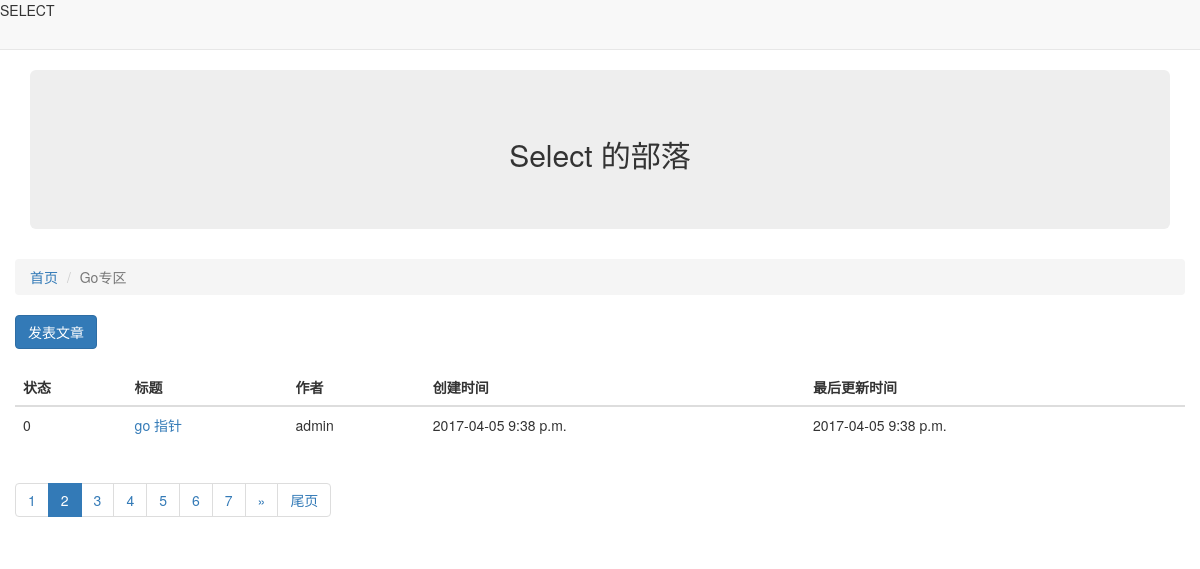
The page /article/list/2/?page_no=2 on the database its author committed.
### block/models.py (models this page shows, shortened)
class Block(models.Model):
    name = models.CharField("版块名称", max_length=20)
    desc = models.CharField("版块描述", max_length=200)
    manager_name = models.CharField("管理员名称", max_length=20)
    status = models.IntegerField("状态", choices=((0, "正常"), (-1, "删除")))
    class Meta:
        verbose_name = "版块"
        verbose_name_plural = "版块"

### article/models.py (models this page shows, shortened)
class Article(models.Model):
    block = models.ForeignKey(Block, verbose_name="所属版块")  # block外键,这个列是别个表的主键
    owner = models.ForeignKey(User, verbose_name="作者")
    title = models.CharField("文章名称", max_length=20)
    content = models.CharField("文章描述", max_length=1000)
    status = models.IntegerField("状态", choices=((0, "正常"), (1, "删除")))
    create_timestamp = models.DateTimeField("创建时间", auto_now_add=True)
    last_update_timestamp = models.DateTimeField("最后更新时间", auto_now=True)
    class Meta:
        verbose_name = "文章"
        verbose_name_plural = "文章"

### article/views.py (the view)
# urls.py: url(r'list/(?P<block_id>\d+)/$', views.article_list),
def article_list(request, block_id):
    block_id = int(block_id)
    block = Block.objects.get(id=block_id)
    page_no = int(request.GET.get("page_no", "1"))
    all_articles = Article.objects.filter(block=block, status=0).order_by("-id")
    p = Paginator(all_articles, ARTICLE_CNT_1PAGE)
    page = p.page(page_no)
    article_obj = page.object_list
    page_cnt = p.num_pages
    current_no = page_no
    page_links = [i for i in range(page_no-5, page_no + 6) if 0 < i <= p.num_pages]
    previous_link = page_links[0] - 1
    nex_link = page_links[-1] + 1
    return render(request, "article_list.html", {"b": block,
                                                 "articles": article_obj,
                                                 "page": page,
                                                 "page_cnt": page_cnt,
                                                 "current_no": current_no,
                                                 "page_links": page_links,
                                                 "previous_link": previous_link,
                                                 "next_link": nex_link})

### article/templates/article_list.html (shortened to what this page needs)
{% extends "base.html" %}
{% block content %}
    <ol class="breadcrumb">
      <li><a href="/">首页</a></li>
      <li class="active">{{ b.name }}</li>
    </ol>
    <a href="/article/create/{{ b.id }}"><button type="button" class="btn btn-primary">发表文章</button></a>
    <br /><br />
    <table class="table table-hover">
        <thead>
            <tr>
                <th>状态</th>
                <th>标题</th>
                <th>作者</th>
                <th>创建时间</th>
                <th>最后更新时间</th>
            </tr>
        </thead>
        <tbody>
            {% for article in articles %}
                <tr>
                    <td>{{ article.status }}</td>
                    <td><a href="/article/detail/{{ article.id }}">{{ article.title }}</a></td>
                    <td>{{ article.owner }}</td>
                    <td>{{ article.create_timestamp|date:"Y-m-d P" }}</td>
                    <td>{{ article.last_update_timestamp|date:"Y-m-d P" }}</td>
                </tr>
            {% endfor %}
        </tbody>
    </table>
    <nav aria-label="Page navigation">
      <ul class="pagination pagination">
        {% for page_no in page_links %}
            {% if current_no == page_no %}
                <li class="active"><a href="?page_no={{ page_no }}">{{ page_no }}<span class="sr-only">(current)</span></a></li>
            {% else %}
                <li><a href="?page_no={{ page_no }}">{{ page_no }}</a></li>
            {% endif %}
        {% endfor %}
        {% if next_link <= page_cnt %}
            <li>
              <a href="?page_no={{ next_link }}" aria-label="Next">
                <span aria-hidden="true">&raquo;</span>
              </a>
            </li>
            <li><a href="?page_no={{ page_cnt }}">尾页</a></li>
        {% endif %}
      </ul>
    </nav>
{% endblock %}

### rows shown on the page
Block: name "Go专区"
Article: status "0", title "go 指针", owner "admin", create_timestamp "2017-04-05 9:38 p.m.", last_update_timestamp "2017-04-05 9:38 p.m."

### other values the page prints
{{ page_no }} "1" "3" "4" "5" "6" "7"
{{ page_no }} "2"
